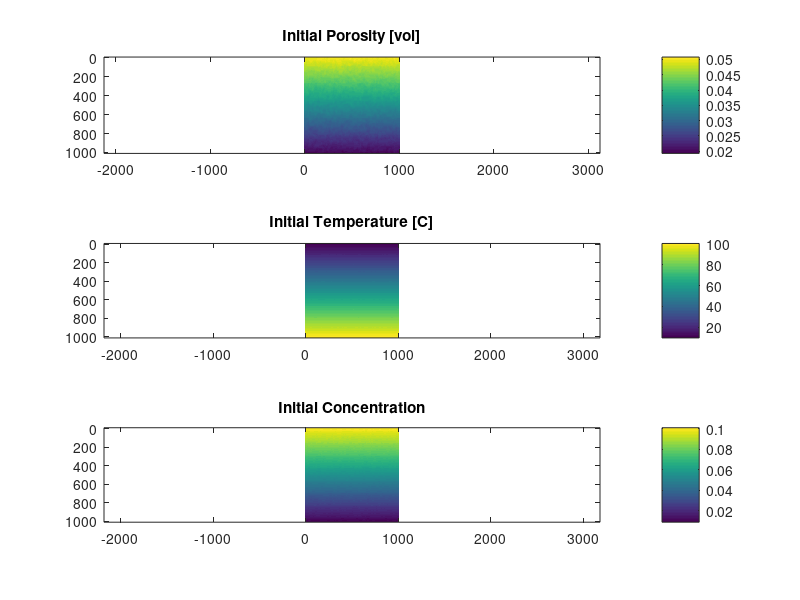

MATLAB code to generate this figure: (Note: this script raises an error after producing the figure.)
clear; close all; clc;

%% SET MODEL PARAMETERS

runID = 'test_gC1.0_ConstT_SalintyDiff_1_oom';

% set domain parameters
N     = 100;      % num. grid size
D     = 1e3;      % phys. domain depth [m]
h     = D./N;     % grid spacing [m] 

% set physical parameters

mu    = 1e-3;     % pore fluid viscosity (water) [Pa s]
a     = 5e-3;     % grain size of matrix (sandstone) [m]
b     = 100;      % geom. factor for permeability [1]
n     = 3;        % permeability powerlaw [1]
rhol0 = 1000;     % fluid density [kg/m3]
grav  = 9.81;     % gravity [m/s2]
kC    = 1e-7;      % chemical diffusivity [m2/s]  
kT    = 1e-6;     % thermal diffusivity [m2/s]
aT    = 1e-4;     % thermal expansivity [1/K]
gC    = 1.0;       % chemical density contrast [1/wt]

% set initial condition parameters
f0    = 0.05;     % background porosity [vol]
f1    = 0.02;     % base porosity [vol]  
df    = 0.001;    % perturbation amplitude [vol]
T0    = 10;       % top temperature [C]
T1    = 100;      % base temperature [C]
dT    = 0.1;      % perturbation amplitude [C]
C0    = 0.1;      % top concentration  [C]
C1    = 0.01;     % base concentration [C]
dC    = 0.001;    % perturbation amplitude [C]
smth  = (N/50)^2; % smoothness of random noise


% set model timing parameters
tend  = 1e11;     % model stopping time [s]
nop   = 10;       % print output every 'nop' steps

% set numerical solver parameters
CFL   = 0.75;     % Courant number to limit time step size
tol   = 1e-8;     % residual tolerance for iterative solver
alpha = 0.99;     % step size for iterative solver
beta  = 0.95;     % damping parameter for iterative solver

% create output directory
if ~isfolder(['./out/',runID])
    mkdir(['./out/',runID]);
end

%% INITIAL MODEL SETUP

% initialise grid coordinates
x = linspace(-h/2,D+h/2,N+2);
z = linspace(-h/2,D+h/2,N+2);
[X,Z] = meshgrid(x,z);

% initialise smooth random noise
rng(5);
rn = rand(N+2,N+2) - 0.5;
for i=1:smth
   rn(2:end-1,2:end-1) = rn(2:end-1,2:end-1) ...
                       + diff(rn(:,2:end-1),2,1)./8 ...
                       + diff(rn(2:end-1,:),2,2)./8;
    rn([1 end],:) = (rn([end-1 2],:));
    rn(:,[1 end]) = (rn(:,[end-1 2]));
end
rn = rn./max(abs(rn(:)));

% set initial condition
f = f0 + (f1-f0) .* Z/D + df.*rn;  % porosity    (linear decrease + random perturbation)
T = T0 + (T1-T0) .* Z/D + dT.*rn;  % temperature (linear increase + random perturbation)
C = C0 + (C1-C0) .* Z/D + dC.*rn;  % composition (linear increase + random perturbation)

fh1 = figure(1);
subplot(3,1,1)
imagesc(x,z,f); axis equal tight; colorbar;
title('Initial Porosity [vol]')
subplot(3,1,2)
imagesc(x,z,T); axis equal tight; colorbar;
title('Initial Temperature [C]')
subplot(3,1,3)
imagesc(x,z,C); axis equal tight; colorbar;
title('Initial Concentration')
drawnow

% prepare solution & residual arrays for VP solver
w = zeros(N+1,N+2);  % vertical Darcy speed
u = zeros(N+2,N+1);  % horizontal Darcy speed
p = zeros(N+2,N+2);  % pore fluid pressure
F = zeros(N+2,N+2);  % residual for pressure equation


%% MAIN TIME STEPPING LOOP
m    = 0;
time = 0;
while time <= tend

    fprintf(1,'\n\n*****  step = %d,  time = %e [s] \n\n',m,time);

    % calculate permeability [m2]
    k = a^2/b * f.^n;  % Kozeny-Carman relationship
    
    % calculate Darcy coefficient [m2/Pas]
    K = k/mu;
    
    % calculate iterative step size
    dtau = (h/2)^2./K;
        
    % update density difference
    Drho = - rhol0.*(- aT.*(T-mean(T,2)) + gC.*(C-mean(C,2)));
    
    
    % UPDATE VELOCITY-PRESSURE SOLUTION (PSEUDO-TRANSIENT SOLVER)
    Fnorm = 1e6;
    pi    = p;
    it    = 0;
    while Fnorm >= tol || it < 100
        
        % store previous iterative solution guesses
        pii = pi; pi = p;
        
        % calculate pressure gradient [Pa/m]
        gradPz = diff(p,1,1)./h;  % vertical gradient
        gradPx = diff(p,1,2)./h;  % horizontal gradient
        
        % calculate Darcy segregation speed [m/s]
        w = -(K(1:end-1,:)+K(2:end,:))./2 .* (gradPz + (Drho(1:end-1,:)+Drho(2:end,:))./2.*grav);
        u = -(K(:,1:end-1)+K(:,2:end))./2 .* (gradPx + 0                                       );
        
        % calculate residual of pressure equation
        F(2:end-1,2:end-1) = diff(w(:,2:end-1),1,1)./h + diff(u(2:end-1,:),1,2)./h;

        % update pressure solution
        p = pi - alpha.*F.*dtau + beta.*(pi-pii);
        
        % apply pressure boundary conditions
          p(:,1  ) = p(:,2    );
        p(:,end) = p(:,end-1);
        p(1  ,:) = p(2    ,:) + (Drho(1  ,:)+Drho(2    ,:))./2.*grav.*h;
        p(end,:) = p(end-1,:) - (Drho(end,:)+Drho(end-1,:))./2.*grav.*h;
        
        % get preconditioned residual norm to monitor convergence
        Fnorm = norm(F(:).*dtau(:),2)./norm(p(:),2);
        
        % print convergence
        if ~mod(it,100); fprintf(1,'---  %d,  %e\n',it+1,Fnorm); end
        
        it = it+1;
    end
    fprintf(1,'---  %d,  %e\n\n',it,Fnorm);
        
    % UPDATE TEMPERATURE SOLUTION (EXPLICIT SOLVER)
    dt = CFL .* min([(h/2)/max(abs(w(:))) , (h/2)/max(abs(u(:))) , (h/2)^2./kT]);  % diffusive timestep

    % calculate temperature diffusion
    T(2:end-1,2:end-1) = T(2:end-1,2:end-1) + kT.* (diff(T(:,2:end-1),2,1)./h^2 ...
                                                   + diff(T(2:end-1,:),2,2)./h^2) .* dt;
    
    % calculate temperature advection
    wp = max(0, (w(1:end-1,2:end-1)+w(2:end,2:end-1))./2);
    wm = min(0, (w(1:end-1,2:end-1)+w(2:end,2:end-1))./2);
    up = max(0, (u(2:end-1,1:end-1)+u(2:end-1,2:end))./2);
    um = min(0, (u(2:end-1,1:end-1)+u(2:end-1,2:end))./2);
    
    grdTzp = diff(T(2:end  ,2:end-1),1,1)./h;
    grdTzm = diff(T(1:end-1,2:end-1),1,1)./h;
    grdTxp = diff(T(2:end-1,2:end  ),1,2)./h;
    grdTxm = diff(T(2:end-1,1:end-1),1,2)./h;
    
    T(2:end-1,2:end-1) = T(2:end-1,2:end-1) - (wp.*grdTzm + wm.*grdTzp ...
                                            +  up.*grdTxm + um.*grdTxp) .* dt;

    % apply temperature boundary conditions
    T(:,1  ) = T(:,2    );  % left boundary: insulating
    T(:,end) = T(:,end-1);  % right boundary: unsulating
    T(1  ,:) = T0;          % top boundary: isothermal
    T(end,:) = T1;          % bottom boundary: isothermal
    
    
    % UPDATE CONCENTRATION SOLUTION (EXPLICIT SOLVER)
    dt = CFL .* min([(h/2)/max(abs(w(:))) , (h/2)/max(abs(u(:))) , (h/2)^2./kC]);  % diffusive timestep

    % calculate concentration diffusion
    C(2:end-1,2:end-1) = C(2:end-1,2:end-1) + kC.* (diff(C(:,2:end-1),2,1)./h^2 ...
                                                   + diff(C(2:end-1,:),2,2)./h^2) .* dt;
    
    % calculate concentration advection
    wp = max(0, (w(1:end-1,2:end-1)+w(2:end,2:end-1))./2);
    wm = min(0, (w(1:end-1,2:end-1)+w(2:end,2:end-1))./2);
    up = max(0, (u(2:end-1,1:end-1)+u(2:end-1,2:end))./2);
    um = min(0, (u(2:end-1,1:end-1)+u(2:end-1,2:end))./2);
    
    grdCzp = diff(C(2:end  ,2:end-1),1,1)./h;
    grdCzm = diff(C(1:end-1,2:end-1),1,1)./h;
    grdCxp = diff(C(2:end-1,2:end  ),1,2)./h;
    grdCxm = diff(C(2:end-1,1:end-1),1,2)./h;
    
    C(2:end-1,2:end-1) = C(2:end-1,2:end-1) - (wp.*grdCzm + wm.*grdCzp ...
                                            +  up.*grdCxm + um.*grdCxp) .* dt;

    % apply concentration boundary conditions
    C(:,1  ) = C(:,2    );  % left boundary: closed
    C(:,end) = C(:,end-1);  % right boundary: closed
    C(1  ,:) = C0;          % top boundary: isochemical
    C(end,:) = C1;          % bottom boundary: isochemical
    
    
    % plot solution
    if ~mod(m,nop)
        fh2 = figure(2);
        sgtitle(sprintf('Time elapsed %.1f years', time/31557600))
        subplot(2,3,1);
        imagesc(x,z,-w.*3600*24*365.25); axis equal tight; colorbar;
        title('Segregation z-speed [m/yr]')
        subplot(2,3,2);
        imagesc(x,z,u.*3600*24*365.25); axis equal tight; colorbar;
        title('Segregation x-speed [m/yr]')
        subplot(2,3,3);
        imagesc(x,z,p); axis equal tight; colorbar;
        title('Dynamic fluid pressure [Pa]')
        subplot(2,3,4);
        imagesc(x,z,T); axis equal tight; colorbar;
        title('Temperature [C]')
        subplot(2,3,5);
        imagesc(x,z,C); axis equal tight; colorbar;
        title('Concentration [wt]')
        subplot(2,3,6);
        imagesc(x,z,f); axis equal tight; colorbar;
        title('Porosity [vol]')
        drawnow  
            
        print(fh2,['./out/',runID,'/',runID,'_',int2str(m/nop)],'-dpng','-r200')
        
    end
    
    % update time and step count
    m    = m + 1;
    time = time + dt;  

end 
